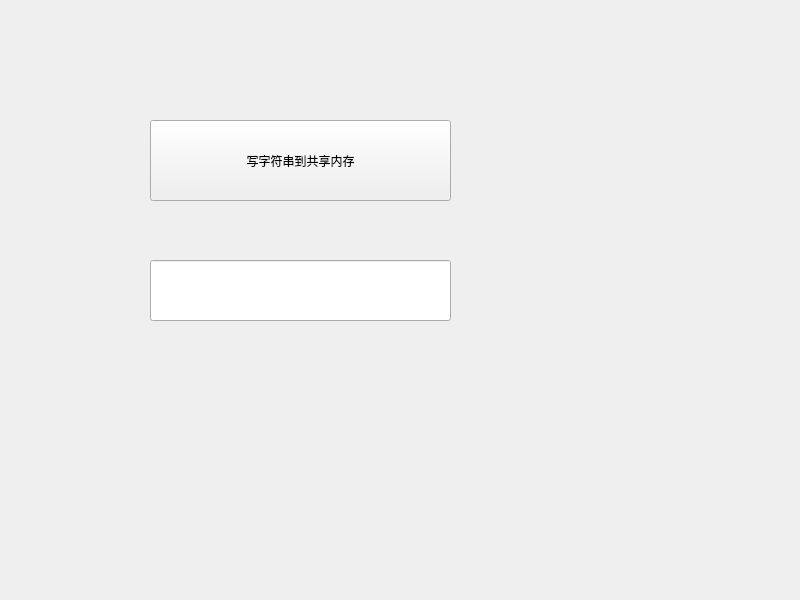
<?xml version="1.0" encoding="UTF-8"?>
<ui version="4.0">
 <class>Widget</class>
 <widget class="QWidget" name="Widget">
  <property name="geometry">
   <rect>
    <x>0</x>
    <y>0</y>
    <width>800</width>
    <height>600</height>
   </rect>
  </property>
  <property name="windowTitle">
   <string>Widget</string>
  </property>
  <widget class="QPushButton" name="pushButton">
   <property name="geometry">
    <rect>
     <x>150</x>
     <y>120</y>
     <width>301</width>
     <height>81</height>
    </rect>
   </property>
   <property name="text">
    <string>写字符串到共享内存</string>
   </property>
  </widget>
  <widget class="QLineEdit" name="lineEdit">
   <property name="geometry">
    <rect>
     <x>150</x>
     <y>260</y>
     <width>301</width>
     <height>61</height>
    </rect>
   </property>
  </widget>
 </widget>
 <resources/>
 <connections/>
</ui>
